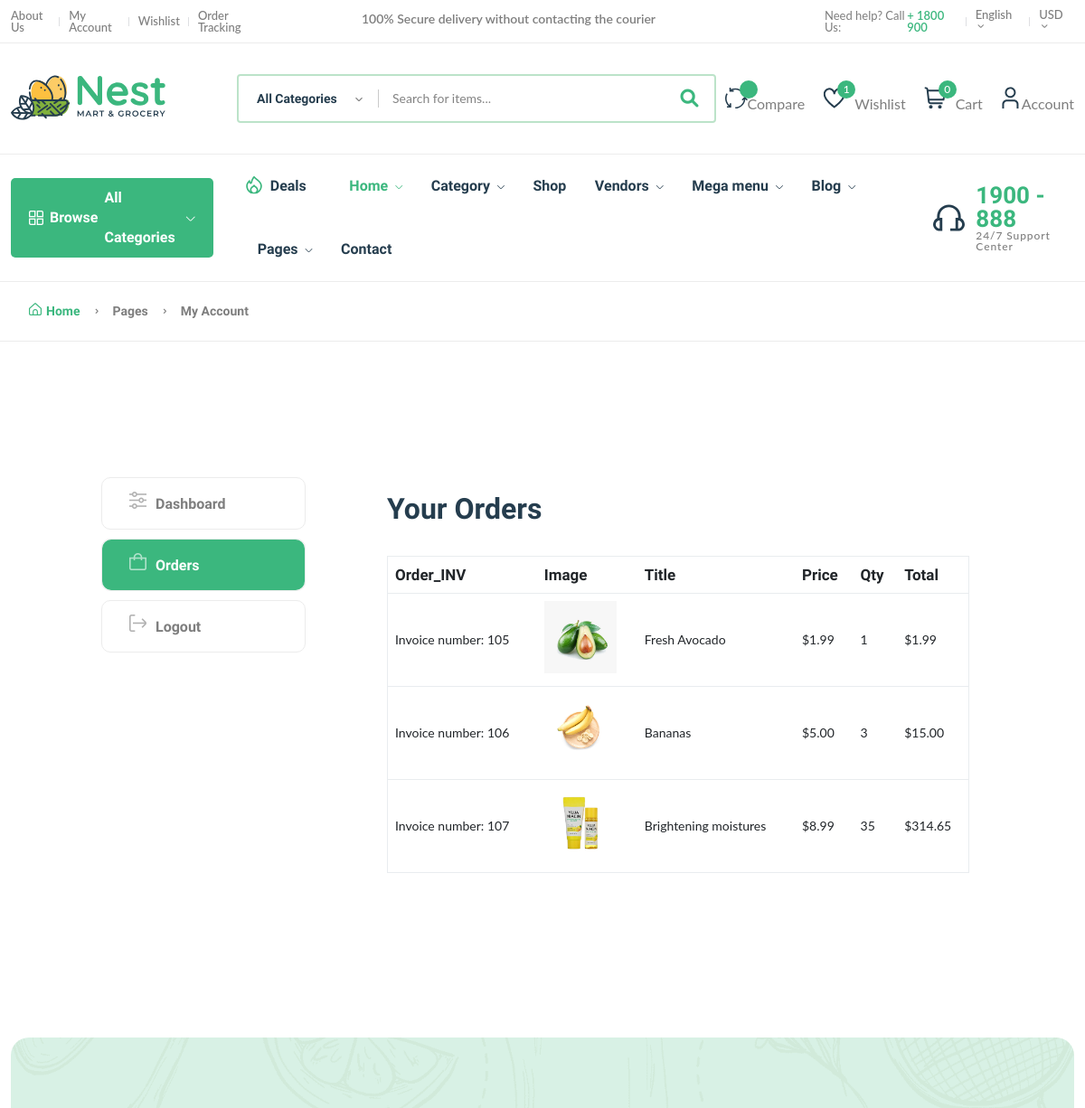
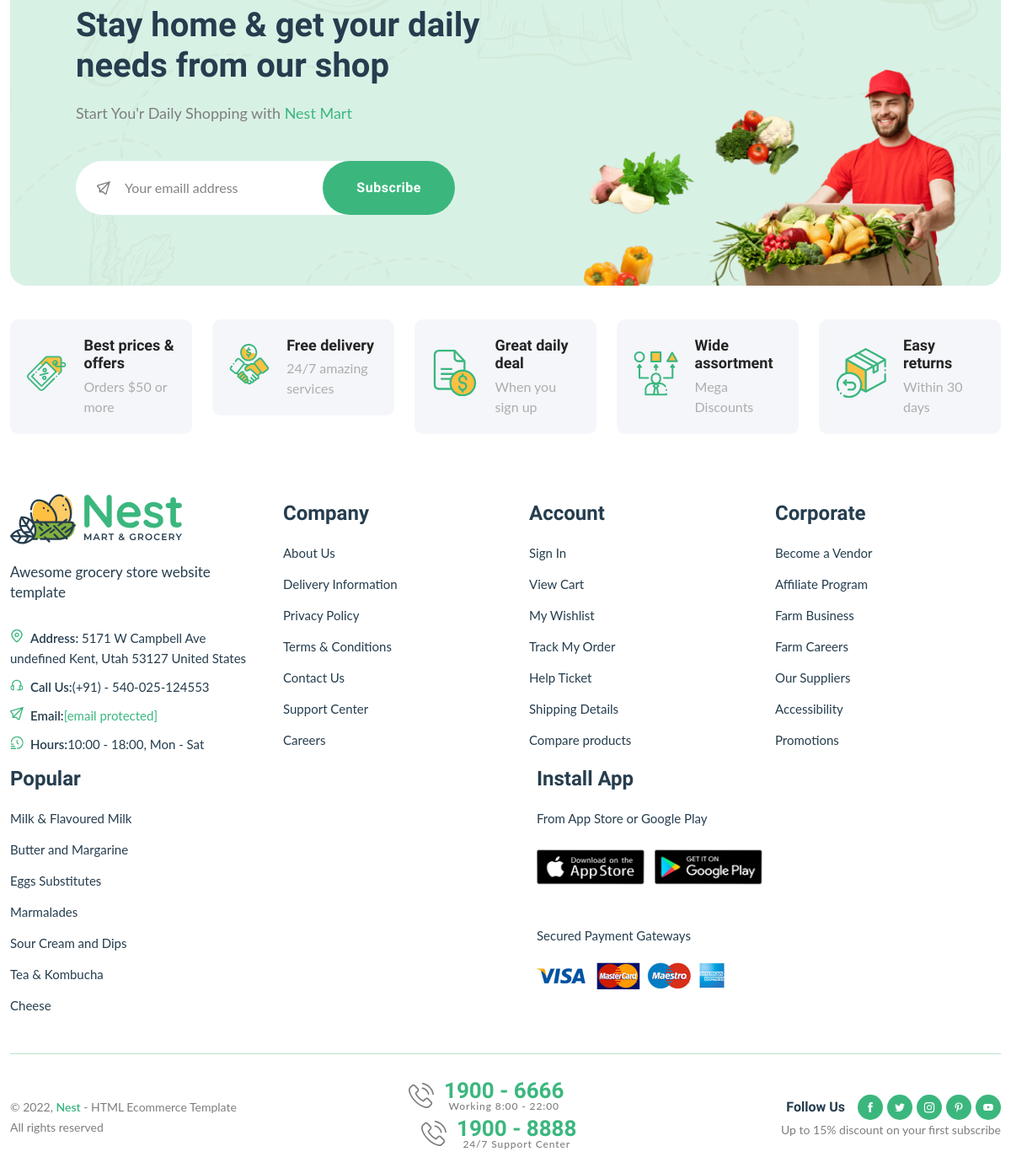
The page /dashboard/order/18 (signed in) on the database its author committed (2 pictures, top to bottom).
### core/models.py (models this page shows, shortened)
class CartOrderItems(models.Model):
    order = models.ForeignKey(CartOrder, on_delete=models.CASCADE)
    invoice_no = models.CharField(max_length=200, default=0)
    product_status = models.CharField(max_length=200)
    item = models.CharField(max_length=200)
    image = models.CharField(max_length=200)
    quantity = models.IntegerField(default=0)
    price = models.DecimalField(max_digits=12, decimal_places=2, default="1.99")
    total = models.DecimalField(max_digits=12, decimal_places=2, default="1.99")
    class Meta:
        verbose_name_plural = "Cart Order Items"

### core/views.py (the view)
# urls.py: path("dashboard/order/<int:id>", order_detail, name="order-detail"),
@login_required
def order_detail(request, id):
    order = CartOrder.objects.get(user=request.user, id=id)
    order_items = CartOrderItems.objects.filter(order=order)
    context = {
        "order_items": order_items,
    }
    return render(request, 'core/order-detail.html', context)

### core/context_processor.py (called while the page is built)
def default(request):
    categories = Category.objects.all()
    vendors = Vendor.objects.all()
    min_max_price = Product.objects.aggregate(Min("price"), Max("price")) # Get the lowest and highest value from the models (price from product)
    try:
        wishlist = Wishlist.objects.filter(user=request.user)
    except:
        messages.warning(request, "You need to login before accessing your wishlist.")
        wishlist = 0
    try:
        address = Address.objects.get(user=request.user)
    except:
        address = None
    return {
        "categories": categories,
        "wishlist": wishlist,
        "address": address,
        "vendors": vendors,
        "min_max_price": min_max_price,
    }

### templates/core/order-detail.html (shortened to what this page needs)
{% extends 'core/partials/base.html' %}
{% load static %}
{% block content %}
    <main class="main pages">
        <div class="page-header breadcrumb-wrap">
            <div class="container">
                <div class="breadcrumb">
                    <a href="index.html" rel="nofollow"><i class="fi-rs-home mr-5"></i>Home</a>
                    <span></span> Pages <span></span> My Account
                </div>
            </div>
        </div>
        <div class="page-content pt-150 pb-150">
            <div class="container">
                <div class="row">
                    <div class="col-lg-10 m-auto">
                        <div class="row">
                            <div class="col-md-3">
                                <div class="dashboard-menu">
                                    <ul class="nav flex-column" role="tablist">
                                        <li class="nav-item">
                                            <a class="nav-link" href="{% url 'core:dashboard' %}"><i class="fi-rs-settings-sliders mr-10"></i>Dashboard</a>
                                        </li>
                                        <li class="nav-item">
                                            <a class="nav-link active" id="orders-tab" data-bs-toggle="tab" href="#orders" role="tab" aria-controls="orders" aria-selected="false"><i class="fi-rs-shopping-bag mr-10"></i>Orders</a>
                                        </li>
                                        <li class="nav-item">
                                            <a class="nav-link" href="{% url 'userauths:sign-out' %}"><i class="fi-rs-sign-out mr-10"></i>Logout</a>
                                        </li>
                                    </ul>
                                </div>
                            </div>
                            <div class="col-md-9">
                                <div class="tab-content account dashboard-content pl-50">
                                    <div class="tab-pane fade active show" id="orders" role="tabpanel" aria-labelledby="orders-tab">
                                        <div class="card">
                                            <div class="card-header">
                                                <h3 class="mb-0">Your Orders</h3>
                                            </div>
                                            <div class="card-body">
                                                <div class="table-responsive">
                                                    <table class="table">
                                                        <thead>
                                                            <tr>
                                                                <th>Order_INV</th>
                                                                <th>Image</th>
                                                                <th>Title</th>
                                                                <th>Price</th>
                                                                <th>Qty</th>
                                                                <th>Total</th>
                                                            </tr>
                                                        </thead>
                                                        <tbody>
                                                            {% for o in order_items %}
                                                            <tr>
                                                                <td>Invoice number: {{ o.id}}</td>
                                                                <td>
                                                                    <p><img src="{{ o.image }}" style="width: 80px; height: 80px; object-fit: cover;"></p>
                                                                </td>
                                                                <td>{{ o.item }}</td>
                                                                <td>${{ o.price }}</td>
                                                                <td>{{ o.quantity }}</td>
                                                                <td>${{ o.total }}</td>
                                                            </tr>
                                                            {% endfor %}
                                                        </tbody>
                                                    </table>
                                                </div>
                                            </div>
                                        </div>
                                    </div>
                                </div>
                            </div>
                        </div>
                    </div>
                </div>
            </div>
        </div>
    </main>
{% endblock content %}

### rows shown on the page
CartOrderItems: id "105", image (picture), item "Fresh Avocado", price "1.99", quantity "1", total "1.99"
CartOrderItems: id "106", image (picture), item "Bananas", price "5.00", quantity "3", total "15.00"
CartOrderItems: id "107", image (picture), item "Brightening moistures", price "8.99", quantity "35", total "314.65"

### other values the page prints
{{ wishlist.count }} "1"
{{ request.session.cart_data_obj|length }} "0"
